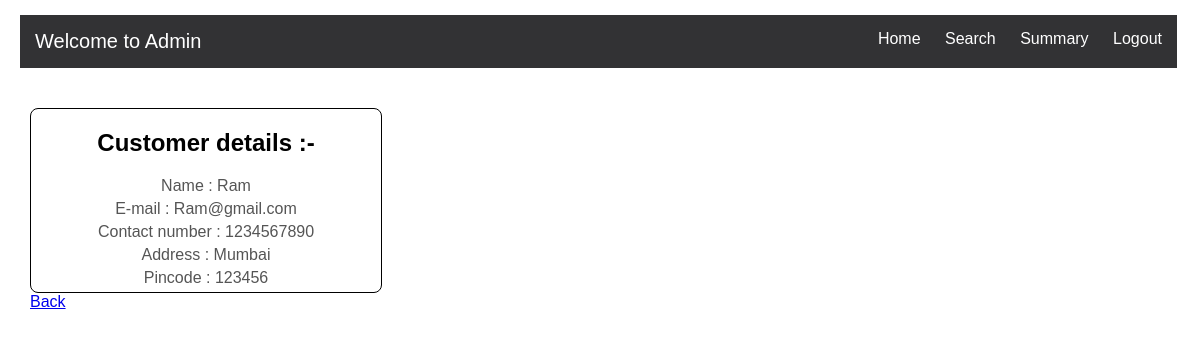
The page /Admin/Customer/1 on the database its author committed.
### Application/models.py (models this page shows)
class Customer(db.Model):
    Id = db.Column(db.Integer, unique=True, primary_key=True, autoincrement=True, nullable=False)
    Full_name =db.Column(db.String, nullable=False)
    Email =db.Column(db.String, unique=True, nullable=False)
    Phone_number=db.Column(db.Integer, nullable=False)
    Password =db.Column(db.String, nullable=False)
    Address =db.Column(db.String, nullable=False)
    Pincode =db.Column(db.Integer, nullable=False)
    service_requests = db.relationship('Service_request', backref='customer', lazy=True)

### Application/controller.py (the view)
@app.route('/Admin/Customer/<int:C_id>', methods=["GET"])
def A_C_details(C_id):
    C_S=Customer.query.filter_by(Id=C_id).first()
    return render_template("Admin_Customer.html",prof=C_S)

### templates/Admin_Customer.html (shortened to what this page needs)
<!DOCTYPE html>
<html lang="en">
<head>
    <link rel="stylesheet" type="text/css" href="{{url_for('static',filename='style1.css')}}">
</head>
<body>
    {% include 'Admin_header.html' %}
    <div class="edit">
    <h2>Customer details :-</h2>
    <p> Name  : {{prof['Full_name']}}</p>
    <p> E-mail  : {{prof['Email']}}</p>
    <p> Contact number  : {{prof['Phone_number']}}</p>
    <p> Address  : {{prof['Address']}}</p>
    <p> Pincode  : {{prof['Pincode']}}</p>
    </div>
    <a href="/Admin/Home">Back</a>
</body>
</html>

### static/style1.css (style rules this page uses)
body { font-family: Arial, sans-serif; margin-left: 30px; }
.edit p { margin: 10px 0; font-size: 16px; color: #555; }
.edit { max-width: 350px; border: 1px solid black; border-radius: 8px; text-align: center; }
.edit p { margin-top: 5px; margin-bottom: 5px; }

### rows shown on the page
Customer: Full_name "Ram", Email "Ram@gmail.com", Phone_number "1234567890", Address "Mumbai", Pincode "123456"
